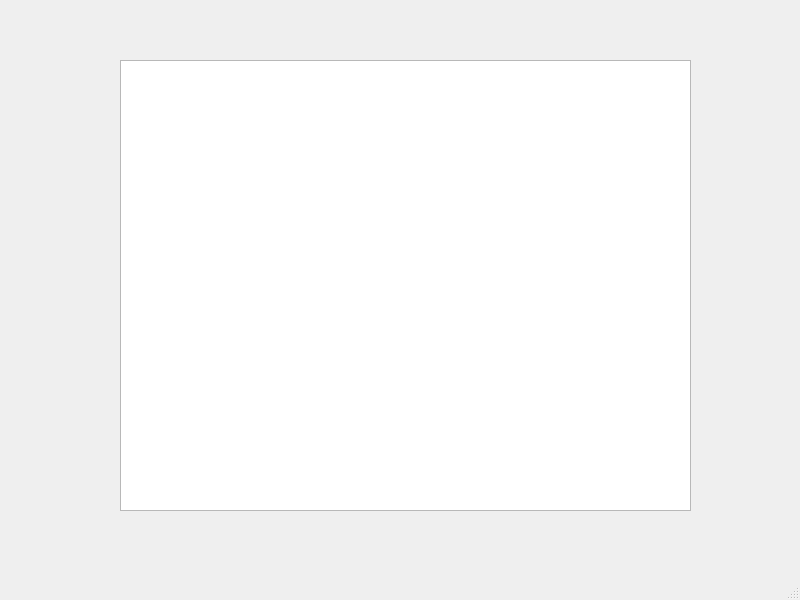
<?xml version="1.0" encoding="UTF-8"?>
<ui version="4.0">
 <class>MainWindow</class>
 <widget class="QMainWindow" name="MainWindow">
  <property name="geometry">
   <rect>
    <x>0</x>
    <y>0</y>
    <width>800</width>
    <height>600</height>
   </rect>
  </property>
  <property name="windowTitle">
   <string>MainWindow</string>
  </property>
  <widget class="QWidget" name="centralwidget">
   <widget class="QTableWidget" name="tableWidget">
    <property name="geometry">
     <rect>
      <x>120</x>
      <y>60</y>
      <width>571</width>
      <height>451</height>
     </rect>
    </property>
   </widget>
  </widget>
  <widget class="QMenuBar" name="menubar">
   <property name="geometry">
    <rect>
     <x>0</x>
     <y>0</y>
     <width>800</width>
     <height>22</height>
    </rect>
   </property>
  </widget>
  <widget class="QStatusBar" name="statusbar"/>
 </widget>
 <resources/>
 <connections/>
</ui>
